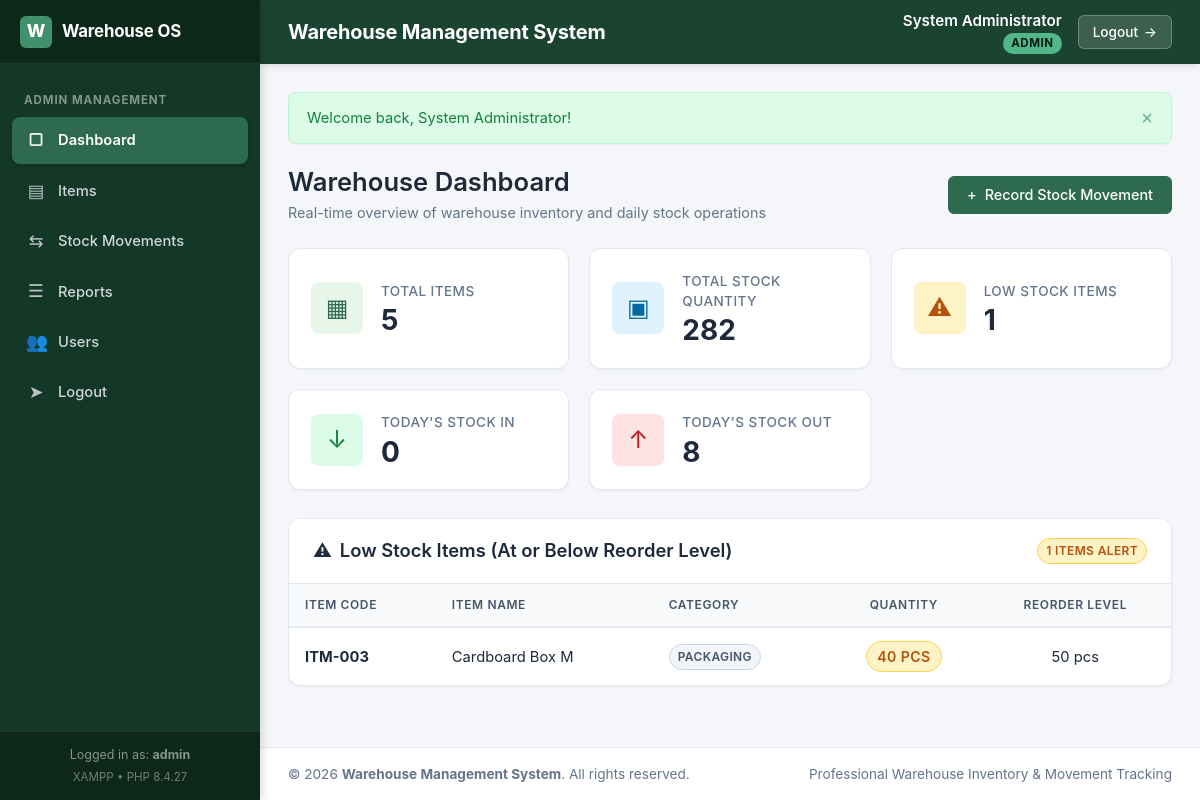
Page /admin/dashboard.php (signed in) on the committed database.
### tables this page shows
CREATE TABLE `items` (
    `id` INT UNSIGNED NOT NULL AUTO_INCREMENT,
    `item_code` VARCHAR(50) NOT NULL,
    `item_name` VARCHAR(100) NOT NULL,
    `category` VARCHAR(50) NOT NULL,
    `location` VARCHAR(50) NOT NULL,
    `quantity` INT UNSIGNED NOT NULL DEFAULT 0,
    `unit` VARCHAR(20) NOT NULL,
    `reorder_level` INT UNSIGNED NOT NULL DEFAULT 0,
    `created_at` TIMESTAMP NOT NULL DEFAULT CURRENT_TIMESTAMP,
    `updated_at` TIMESTAMP NOT NULL DEFAULT CURRENT_TIMESTAMP ON UPDATE CURRENT_TIMESTAMP,
    PRIMARY KEY (`id`),
    UNIQUE KEY `uk_items_item_code` (`item_code`),
    KEY `idx_items_category` (`category`),
    KEY `idx_items_location` (`location`)
);

### includes/functions.php (called while the page is built, shortened)
<?php
function e(?string $string): string {
    return htmlspecialchars((string)($string ?? ''), ENT_QUOTES, 'UTF-8');
}
function url(string $path = ''): string {
    $base = defined('BASE_PATH') ? BASE_PATH : '';
    $path = '/' . ltrim($path, '/');
    return rtrim($base, '/') . $path;
}
function formatNumber(int|float $num): string {
    return number_format($num);
}

### admin/dashboard.php (the view, shortened to what this page needs)
<?php
require_once __DIR__ . '/../includes/init.php';
try {
    $stmtTotalItems = $pdo->query("SELECT COUNT(*) FROM items");
    $totalItems = (int)$stmtTotalItems->fetchColumn();
    $stmtTotalStock = $pdo->query("SELECT COALESCE(SUM(quantity), 0) FROM items");
    $totalStockQuantity = (int)$stmtTotalStock->fetchColumn();
    $stmtLowStockCount = $pdo->query("SELECT COUNT(*) FROM items WHERE quantity <= reorder_level");
    $lowStockCount = (int)$stmtLowStockCount->fetchColumn();
    $stmtTodayIn = $pdo->query("
        SELECT COALESCE(SUM(quantity), 0)
        FROM stock_movements
        WHERE movement_type = 'IN' AND movement_date = CURDATE()
    ");
    $todayStockIn = (int)$stmtTodayIn->fetchColumn();
    $stmtTodayOut = $pdo->query("
        SELECT COALESCE(SUM(quantity), 0)
        FROM stock_movements
        WHERE movement_type = 'OUT' AND movement_date = CURDATE()
    ");
    $todayStockOut = (int)$stmtTodayOut->fetchColumn();
    $stmtLowStockList = $pdo->query("
        SELECT id, item_code, item_name, category, location, quantity, unit, reorder_level
        FROM items
        WHERE quantity <= reorder_level
        ORDER BY (reorder_level - quantity) DESC, item_name ASC
    ");
    $lowStockItems = $stmtLowStockList->fetchAll();
} catch (PDOException $e) {
    error_log("Dashboard query error: " . $e->getMessage());
    $totalItems = $totalStockQuantity = $lowStockCount = $todayStockIn = $todayStockOut = 0;
    $lowStockItems = [];
}
require_once __DIR__ . '/../includes/header.php';
?>
<div class="page-header">
    <div class="page-title-wrap">
        <h1>Warehouse Dashboard</h1>
        <div class="page-subtitle">Real-time overview of warehouse inventory and daily stock operations</div>
    </div>
    <div class="page-actions">
        <a href="<?= url('/admin/movements.php'); ?>" class="btn btn-primary">
            <span>&plus;</span> Record Stock Movement
        </a>
    </div>
</div>
<div class="stats-grid">
    <div class="stat-card">
        <div class="stat-icon-wrap primary">
            &#9638;
        </div>
        <div class="stat-details">
            <span class="stat-label">Total Items</span>
            <span class="stat-value"><?= formatNumber($totalItems); ?></span>
        </div>
    </div>
    <div class="stat-card">
        <div class="stat-icon-wrap info">
            &#9635;
        </div>
        <div class="stat-details">
            <span class="stat-label">Total Stock Quantity</span>
            <span class="stat-value"><?= formatNumber($totalStockQuantity); ?></span>
        </div>
    </div>
    <div class="stat-card">
        <div class="stat-icon-wrap warning">
            &#9888;
        </div>
        <div class="stat-details">
            <span class="stat-label">Low Stock Items</span>
            <span class="stat-value"><?= formatNumber($lowStockCount); ?></span>
        </div>
    </div>
    <div class="stat-card">
        <div class="stat-icon-wrap success">
            &#8595;
        </div>
        <div class="stat-details">
            <span class="stat-label">Today's Stock IN</span>
            <span class="stat-value"><?= formatNumber($todayStockIn); ?></span>
        </div>
    </div>
    <div class="stat-card">
        <div class="stat-icon-wrap danger">
            &#8593;
        </div>
        <div class="stat-details">
            <span class="stat-label">Today's Stock OUT</span>
            <span class="stat-value"><?= formatNumber($todayStockOut); ?></span>
        </div>
    </div>
</div>
<div class="card-panel">
    <div class="card-header">
        <div class="card-title">
            <span>&#9888;</span> Low Stock Items (At or Below Reorder Level)
        </div>
        <div>
            <span class="badge badge-warning"><?= count($lowStockItems); ?> Items Alert</span>
        </div>
    </div>
    <div class="card-body" style="padding: 0;">
        <?php if (!empty($lowStockItems)): ?>
            <div class="table-responsive">
                <table class="data-table">
                    <thead>
                        <tr>
                            <th>Item Code</th>
                            <th>Item Name</th>
                            <th>Category</th>
                            <th class="text-center">Quantity</th>
                            <th class="text-center">Reorder Level</th>
                        </tr>
                    </thead>
                    <tbody>
                        <?php foreach ($lowStockItems as $item): ?>
                            <tr>
                                <td>
                                    <strong><?= e($item['item_code']); ?></strong>
                                </td>
                                <td><?= e($item['item_name']); ?></td>
                                <td>
                                    <span class="badge badge-secondary"><?= e($item['category']); ?></span>
                                </td>
                                <td class="text-center">
                                    <span class="badge badge-warning" style="font-size: 0.88rem; padding: 4px 10px;">
                                        <?= formatNumber($item['quantity']); ?> <?= e($item['unit']); ?>
                                    </span>
                                </td>
                                <td class="text-center">
                                    <?= formatNumber($item['reorder_level']); ?> <?= e($item['unit']); ?>
                                </td>
                            </tr>
                        <?php endforeach; ?>
                    </tbody>
                </table>
            </div>
        <?php endif; ?>
    </div>
</div>
<?php require_once __DIR__ . '/../includes/footer.php'; ?>

### rows in the picture
items: item_code "ITM-003", item_name "Cardboard Box M", category "PACKAGING", quantity "40", unit "PCS", reorder_level "50", unit "pcs"

### other values in the picture
APP_NAME "Warehouse Management System"
$currentUser['full_name'] "System Administrator"
$currentUser['role'] "ADMIN"
$currentUser['username'] "admin"
phpversion() "8.4.27"
$flash['text'] "Welcome back, System Administrator!"
formatNumber($totalItems) "5"
formatNumber($totalStockQuantity) "282"
formatNumber($lowStockCount) "1"
formatNumber($todayStockIn) "0"
formatNumber($todayStockOut) "8"
count($lowStockItems) "1"
